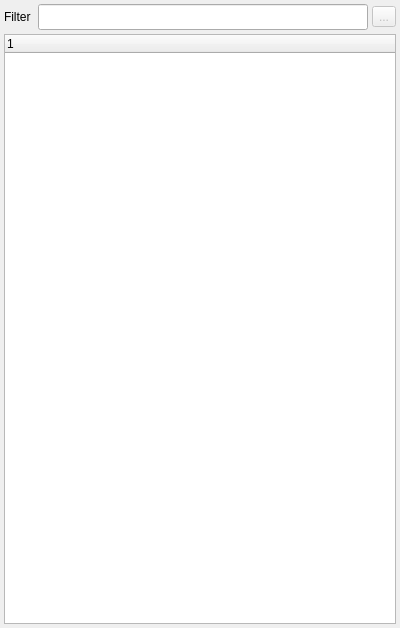
<?xml version="1.0" encoding="UTF-8"?>
<ui version="4.0">
 <class>PropertyView</class>
 <widget class="QWidget" name="PropertyView">
  <property name="geometry">
   <rect>
    <x>0</x>
    <y>0</y>
    <width>400</width>
    <height>628</height>
   </rect>
  </property>
  <property name="sizePolicy">
   <sizepolicy hsizetype="Preferred" vsizetype="Expanding">
    <horstretch>0</horstretch>
    <verstretch>0</verstretch>
   </sizepolicy>
  </property>
  <layout class="QVBoxLayout" name="verticalLayout" stretch="0,1">
   <property name="spacing">
    <number>4</number>
   </property>
   <property name="leftMargin">
    <number>4</number>
   </property>
   <property name="topMargin">
    <number>4</number>
   </property>
   <property name="rightMargin">
    <number>4</number>
   </property>
   <property name="bottomMargin">
    <number>4</number>
   </property>
   <item>
    <widget class="QWidget" name="filterWidget" native="true">
     <layout class="QHBoxLayout" name="filterLayout">
      <property name="spacing">
       <number>4</number>
      </property>
      <property name="leftMargin">
       <number>0</number>
      </property>
      <property name="topMargin">
       <number>0</number>
      </property>
      <property name="rightMargin">
       <number>0</number>
      </property>
      <property name="bottomMargin">
       <number>0</number>
      </property>
      <item>
       <widget class="QLabel" name="filterLabel">
        <property name="font">
         <font>
          <pointsize>9</pointsize>
         </font>
        </property>
        <property name="text">
         <string>Filter </string>
        </property>
       </widget>
      </item>
      <item>
       <widget class="QLineEdit" name="filter">
        <property name="font">
         <font>
          <pointsize>11</pointsize>
         </font>
        </property>
       </widget>
      </item>
      <item>
       <widget class="QToolButton" name="clear">
        <property name="enabled">
         <bool>false</bool>
        </property>
        <property name="text">
         <string>...</string>
        </property>
       </widget>
      </item>
     </layout>
    </widget>
   </item>
   <item>
    <widget class="stageviz::PropertyTree" name="propertyTree">
     <column>
      <property name="text">
       <string notr="true">1</string>
      </property>
     </column>
    </widget>
   </item>
  </layout>
 </widget>
 <customwidgets>
  <customwidget>
   <class>stageviz::PropertyTree</class>
   <extends>QTreeWidget</extends>
   <header>../../../sources/propertytree.h</header>
  </customwidget>
 </customwidgets>
 <resources/>
 <connections/>
</ui>
